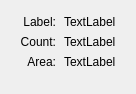
<?xml version="1.0" encoding="UTF-8"?>
<ui version="4.0">
 <class>DialogLabelStats</class>
 <widget class="QWidget" name="DialogLabelStats">
  <property name="geometry">
   <rect>
    <x>0</x>
    <y>0</y>
    <width>153</width>
    <height>106</height>
   </rect>
  </property>
  <property name="windowTitle">
   <string>Label Stats</string>
  </property>
  <layout class="QVBoxLayout" name="verticalLayout">
   <property name="sizeConstraint">
    <enum>QLayout::SetFixedSize</enum>
   </property>
   <property name="leftMargin">
    <number>20</number>
   </property>
   <property name="topMargin">
    <number>15</number>
   </property>
   <property name="rightMargin">
    <number>20</number>
   </property>
   <property name="bottomMargin">
    <number>20</number>
   </property>
   <item>
    <layout class="QGridLayout" name="gridLayout" columnstretch="0,1">
     <property name="horizontalSpacing">
      <number>8</number>
     </property>
     <item row="0" column="0">
      <widget class="QLabel" name="label">
       <property name="text">
        <string>Label:</string>
       </property>
       <property name="alignment">
        <set>Qt::AlignRight|Qt::AlignTrailing|Qt::AlignVCenter</set>
       </property>
      </widget>
     </item>
     <item row="0" column="1">
      <widget class="QLabel" name="labelLabel">
       <property name="text">
        <string>TextLabel</string>
       </property>
      </widget>
     </item>
     <item row="1" column="0">
      <widget class="QLabel" name="label_3">
       <property name="text">
        <string>Count:</string>
       </property>
       <property name="alignment">
        <set>Qt::AlignRight|Qt::AlignTrailing|Qt::AlignVCenter</set>
       </property>
      </widget>
     </item>
     <item row="1" column="1">
      <widget class="QLabel" name="labelCount">
       <property name="text">
        <string>TextLabel</string>
       </property>
      </widget>
     </item>
     <item row="2" column="0">
      <widget class="QLabel" name="label_5">
       <property name="text">
        <string>Area:</string>
       </property>
       <property name="alignment">
        <set>Qt::AlignRight|Qt::AlignTrailing|Qt::AlignVCenter</set>
       </property>
      </widget>
     </item>
     <item row="2" column="1">
      <widget class="QLabel" name="labelArea">
       <property name="text">
        <string>TextLabel</string>
       </property>
      </widget>
     </item>
    </layout>
   </item>
   <item>
    <spacer name="verticalSpacer">
     <property name="orientation">
      <enum>Qt::Vertical</enum>
     </property>
     <property name="sizeHint" stdset="0">
      <size>
       <width>5</width>
       <height>5</height>
      </size>
     </property>
    </spacer>
   </item>
  </layout>
 </widget>
 <resources/>
 <connections/>
</ui>
